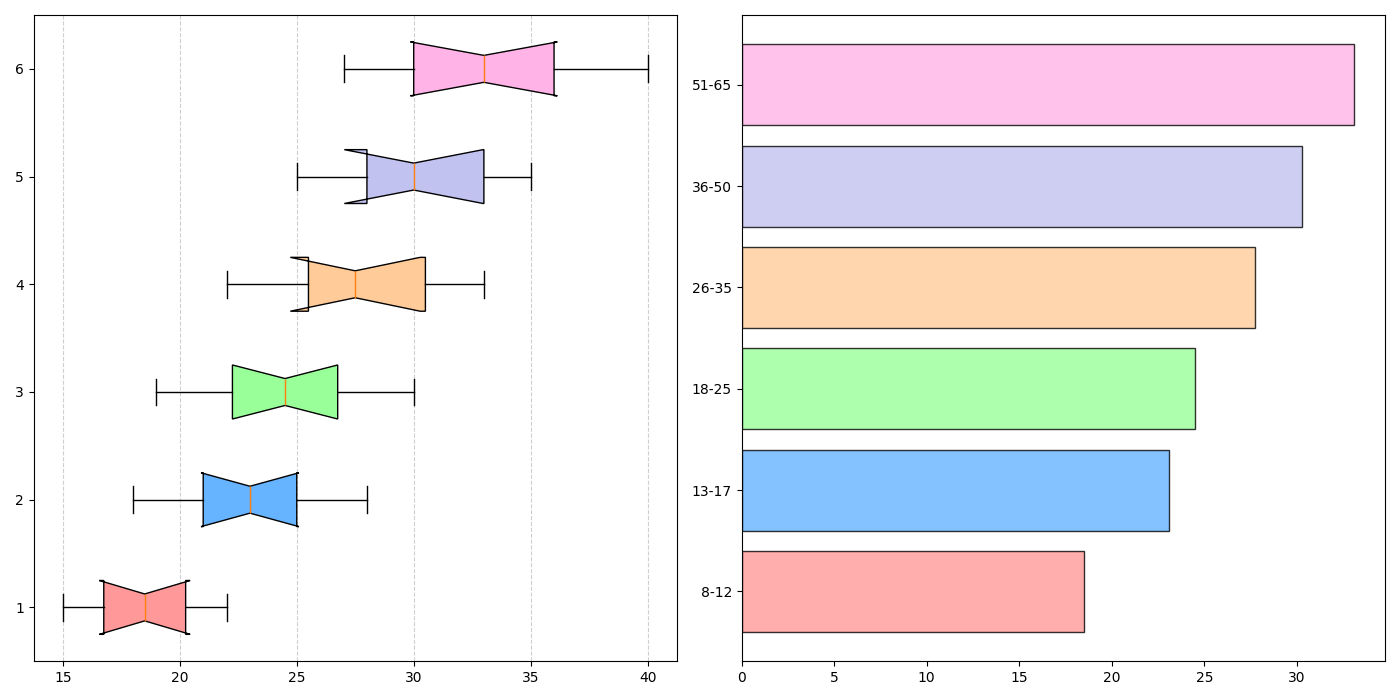

Generate this figure with Python:
import matplotlib.pyplot as plt
import numpy as np

# Define the age groups
age_groups = ['8-12', '13-17', '18-25', '26-35', '36-50', '51-65']

# Construct the BMI data for each age group (in kg/m^2)
bmi_data = [
    [15, 16, 17, 18, 19, 20, 21, 22],
    [18, 20, 21, 22, 23, 24, 25, 27, 28],
    [19, 20, 22, 23, 24, 25, 26, 27, 29, 30],
    [22, 24, 26, 27, 28, 30, 32, 33],
    [25, 27, 29, 30, 32, 34, 35],
    [27, 28, 30, 32, 33, 34, 36, 38, 40]
]

# Create a Matplotlib figure
fig, axs = plt.subplots(nrows=1, ncols=2, figsize=(14, 7))

# Create box plot on the first subplot
box = axs[0].boxplot(bmi_data, vert=False, patch_artist=True, notch=True)

# Apply custom colors to each box for better distinction
colors = ['#ff9999', '#66b3ff', '#99ff99', '#ffcc99', '#c2c2f0', '#ffb3e6']
for patch, color in zip(box['boxes'], colors):
    patch.set_facecolor(color)

# Add a custom grid
axs[0].grid(True, linestyle='--', alpha=0.6, axis='x')

# Calculate the average BMI for each age group for the bar chart
average_bmi = [np.mean(bmi) for bmi in bmi_data]

# Create horizontal bar chart on the second subplot
axs[1].barh(age_groups, average_bmi, color=colors, alpha=0.8, edgecolor='black')

# Adjust layout to prevent overlap
plt.tight_layout()

# Show the plot
plt.show()
